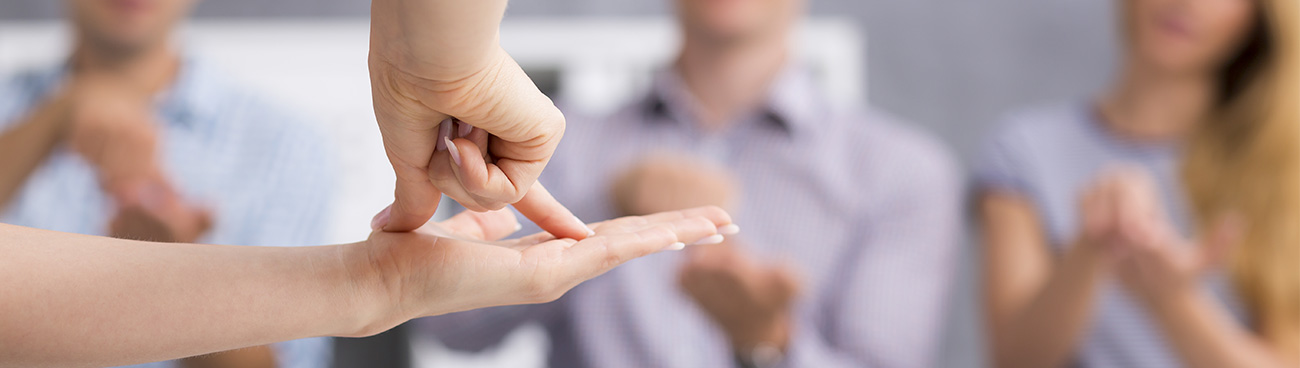
#> input picture deaf_studies.jpg, 1300 x 368 px, given in place of the camera
$ python HandTrackingModule.py
#> lines starting #> are read from the running program, lines starting #| are printed output that depends on the picture; after the words box and inside, x2 and y2 are one past the last pixel; in counts of white or black regions, pixels touching at a corner belong together
import cv2
import numpy as np
import copy
import math

# import os


def calculateFingers(res, drawing):
    #  convexity defect
    hull = cv2.convexHull(res, returnPoints=False)
    if len(hull) > 3:
        defects = cv2.convexityDefects(res, hull)
        if defects is not None:
            cnt = 0
            for i in range(defects.shape[0]):  # calculate the angle
                s, e, f, d = defects[i][0]
                start = tuple(res[s][0])
                end = tuple(res[e][0])
                far = tuple(res[f][0])
                a = math.sqrt((end[0] - start[0]) ** 2 + (end[1] - start[1]) ** 2)
                b = math.sqrt((far[0] - start[0]) ** 2 + (far[1] - start[1]) ** 2)
                c = math.sqrt((end[0] - far[0]) ** 2 + (end[1] - far[1]) ** 2)
                angle = math.acos(
                    (b ** 2 + c ** 2 - a ** 2) / (2 * b * c)
                )  # cosine theorem
                if angle <= math.pi / 2:  # angle less than 90 degree, treat as fingers
                    cnt += 1
                    cv2.circle(drawing, far, 8, [211, 84, 0], -1)
            if cnt > 0:
                return True, cnt + 1
            else:
                return True, 0
    return False, 0


# Open Camera
camera = cv2.VideoCapture(0)
camera.set(10, 200)  # while True:
while camera.isOpened():
    # Main Camera
    ret, frame = camera.read()
#> frame is the input picture: shape (368, 1300, 3); mean B, G, R 153.4, 156.5, 178.9
    frame = cv2.bilateralFilter(frame, 5, 50, 100)  # Smoothing
    frame = cv2.flip(frame, 1)  # Horizontal Flip
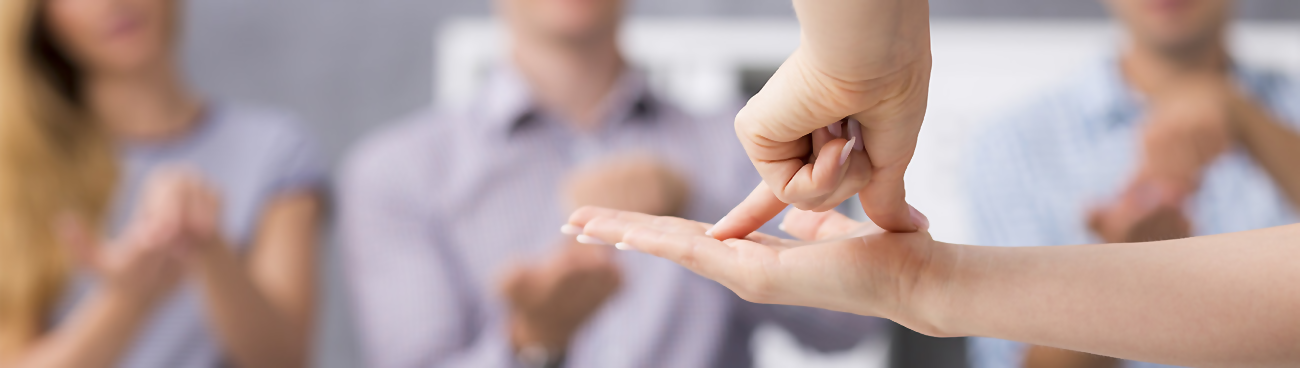
#> frame: shape (368, 1300, 3); mean B, G, R 153.4, 156.5, 178.9
    cv2.imshow("original", frame)
    # Background Removal
    bgModel = cv2.createBackgroundSubtractorMOG2(0, 50)
    fgmask = bgModel.apply(frame)
#> fgmask: shape (368, 1300); every value is 127
    kernel = np.ones((3, 3), np.uint8)
    fgmask = cv2.erode(fgmask, kernel, iterations=1)
    img = cv2.bitwise_and(frame, frame, mask=fgmask)

    # Skin detect and thresholding
    hsv = cv2.cvtColor(img, cv2.COLOR_BGR2HSV)
#> hsv: shape (368, 1300, 3); mean H, S, V 69.8, 55.9, 184.1
    lower = np.array([0, 48, 80], dtype="uint8")
    upper = np.array([20, 255, 255], dtype="uint8")
    skinMask = cv2.inRange(hsv, lower, upper)
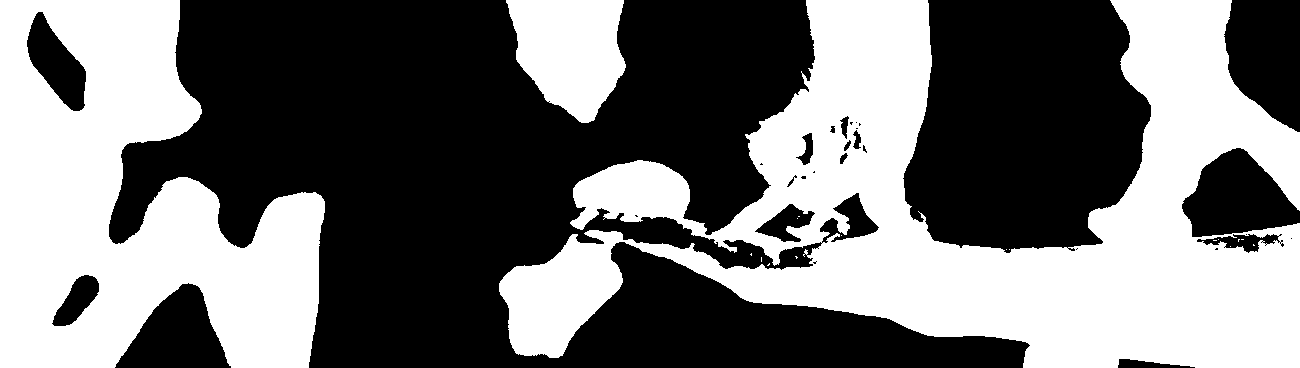
#> skinMask: shape (368, 1300); 45.3% white; 18 white regions (15 under 20 px)
    cv2.imshow("Threshold Hands", skinMask)  # Getting the contours and convex hull
    skinMask1 = copy.deepcopy(skinMask)
    contours, hierarchy = cv2.findContours(
        skinMask1, cv2.RETR_TREE, cv2.CHAIN_APPROX_SIMPLE
    )
#> contours = 59 contours, 42 with area under 20; largest, box (x1, y1, x2, y2) and area: (499, 0, 1300, 368) 133085, (0, 0, 325, 368) 78100, (506, 0, 626, 123) 10365, (26, 11, 87, 112) 3153, (819, 192, 880, 244) 1401
    length = len(contours)
#> length = 59
    maxArea = -1
    try:
        if length > 0:
            for i in range(length):
                print(i)
                temp = contours[i]
                area = cv2.contourArea(temp)
                if area > maxArea:
                    maxArea = area
                    ci = i
                    res = contours[ci]
#> this loop made 59 passes
#> (area, maxArea) on pass 7: (133085, 133085)
#> area on passes 13, 26, 34, 37, 39, 44: 21.5, 810.5, 1151.5, 1401, 34.5, 61
#> after the loop, ci = 6; maxArea = 133085; res = contour of 1614 points, box (x1, y1, x2, y2) (499, 0, 1300, 368), area 133085
            hull = cv2.convexHull(res)
#> hull = contour of 19 points, box (x1, y1, x2, y2) (499, 0, 1300, 368), area 246674
            drawing = np.zeros(img.shape, np.uint8)
            cv2.drawContours(drawing, [res], 0, (0, 255, 0), 2)
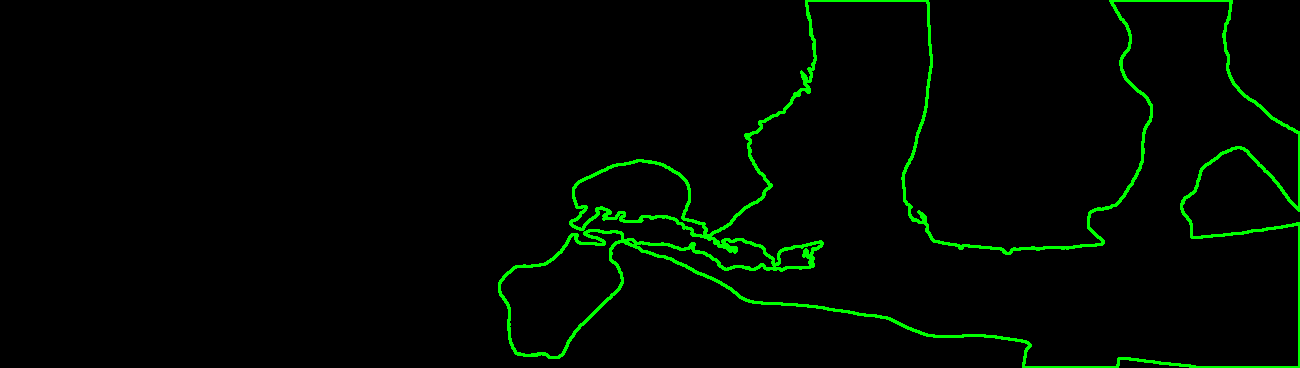
#> drawing: shape (368, 1300, 3); mean of channels 0, 1, 2 0, 7.1, 0; drawn as B, G, R
            cv2.drawContours(drawing, [hull], 0, (0, 0, 255), 3)
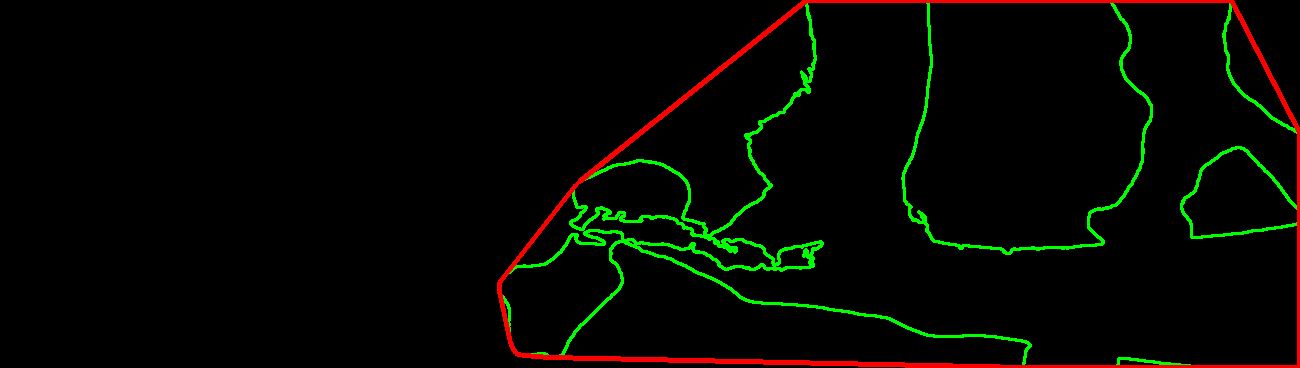
#> drawing: shape (368, 1300, 3); 1.76% of pixels changed, all inside (x1, y1, x2, y2) = (497, 0, 1300, 368); drawn as B, G, R

        isFinishCal, cnt = calculateFingers(res, drawing)
#> in calculateFingers, `hull = cv2.convexHull(res, returnPoints=False)`: hull = 19 values, max 1294 at index 0, min 0 at index 18, mean 779
#> in calculateFingers, `defects = cv2.convexityDefects(res, hull)`: defects = 16 rows, first 6: [1294, 0, 1471, 64768], [0, 295, 178, 32547], [296, 767, 581, 60603], [767, 769, 768, 154], [769, 771, 770, 114], [772, 793, 783, 1598]
#> the loop in calculateFingers, `for i in range(defects.shape[0]):` made 16 passes
#> (s, e, f, d, start, end, far, a) on passes 1 to 10: (1294, 0, 1471, 64768, (1231, 0), (806, 0), (1009, 253), 425), (0, 295, 178, 32547, (806, 0), (579, 181), (729, 224), 290.3), (296, 767, 581, 60603, (575, 185), (503, 277), (813, 265), 116.8), (767, 769, 768, 154, (503, 277), (500, 281), (503, 278), 5), (769, 771, 770, 114, (500, 281), (499, 283), (500, 282), 2.24), (772, 793, 783, 1598, (499, 291), (509, 338), (509, 308), 48.05), (793, 795, 794, 186, (509, 338), (510, 342), (510, 339), 4.12), (795, 799, 798, 190, (510, 342), (512, 347), (512, 345), 5.39), (799, 803, 800, 176, (512, 347), (515, 352), (514, 349), 5.83), (804, 806, 805, 114, (516, 353), (518, 354), (517, 353), 2.24)
#> after the loop in calculateFingers, `for i in range(defects.shape[0]):`:
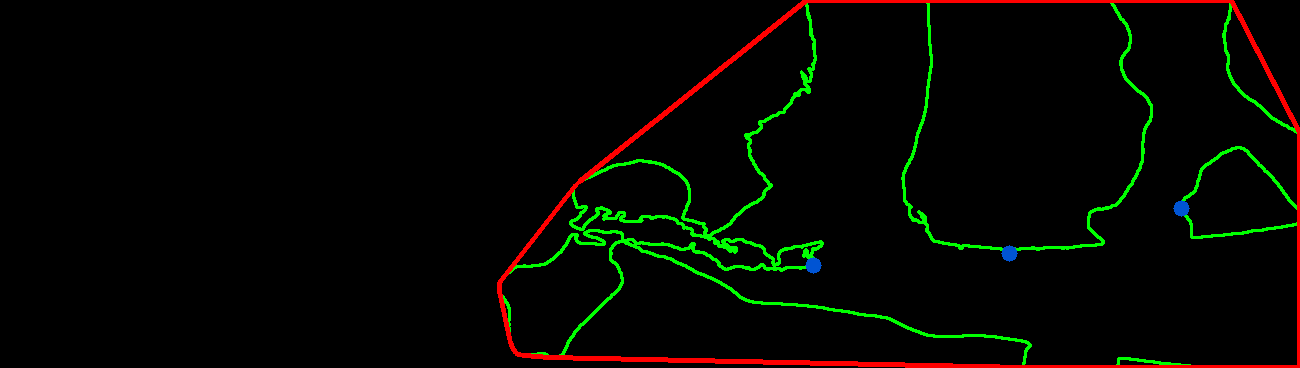
#> drawing: shape (368, 1300, 3); 0.12% of pixels changed, all inside (x1, y1, x2, y2) = (805, 200, 1190, 274); drawn as B, G, R
#> after the loop in calculateFingers, `for i in range(defects.shape[0]):`: cnt = 3
#> isFinishCal = True; cnt = 4

        print("Fingers", cnt)
#| Fingers 4
        cv2.imshow("output", drawing)
    except:
        pass

        k = cv2.waitKey(10)
#> (the run stopped early here; a loop or call above may not have finished)
